Frame 1 (no input): blank canvas, image omitted
Frame 60 (no input): blank canvas, image omitted
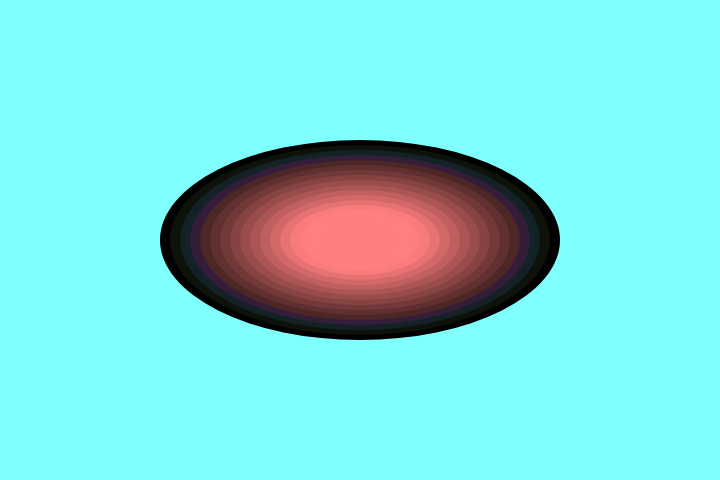
Frame 120 (the mouse pressed at the canvas centre since frame 60)

The p5.js sketch whose frames 1 and 60 were blank and that drew this single picture after the mouse press (run headless with seeded random() and noise() and a simulated clock; from frame 60 on, the mouse is pressed at the canvas centre):

// p5.js sketch
// ── sketch.js
let numberRings = 20;
let maxDiameter = 200;

function setup() {
  createCanvas(720, 480);
  noStroke();
  colorMode(HSB, width, height, height);
  ellipseMode(CENTER);
  angleMode(DEGREES);
}

function draw() {
  let r = mouseX;
  let g = mouseY;
  let b = mouseX + mouseY * .5;
  background(r, g, b);

  for (var i = 0; i < numberRings; i++) {
    var currentDiameter = maxDiameter * (numberRings - i) / 10;
    fill(b * i * .4, g + i * .2, r * i * .1);
    ellipse(mouseX, mouseY, currentDiameter, currentDiameter * .5);
  }
}
